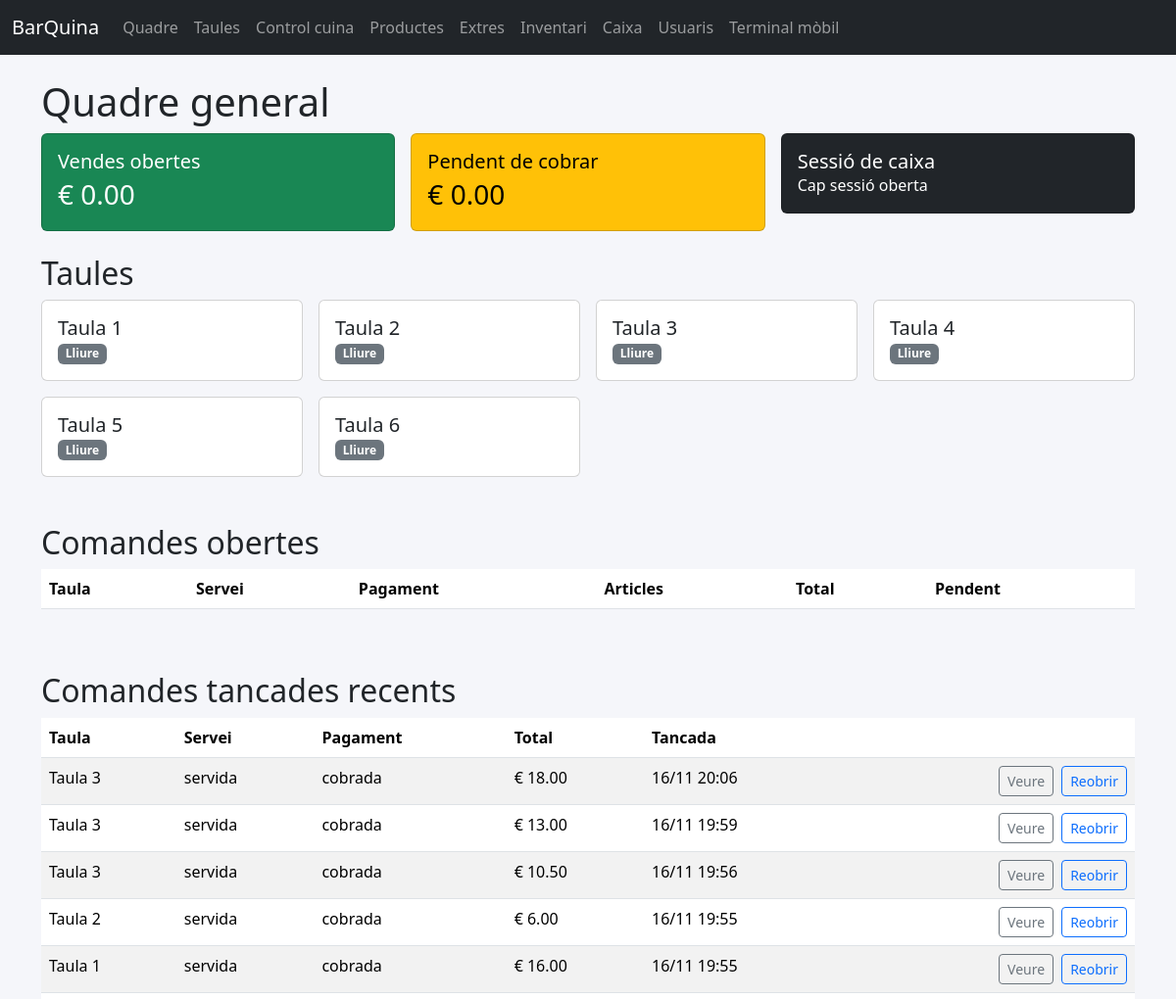
The app's page / (upper part), older data.
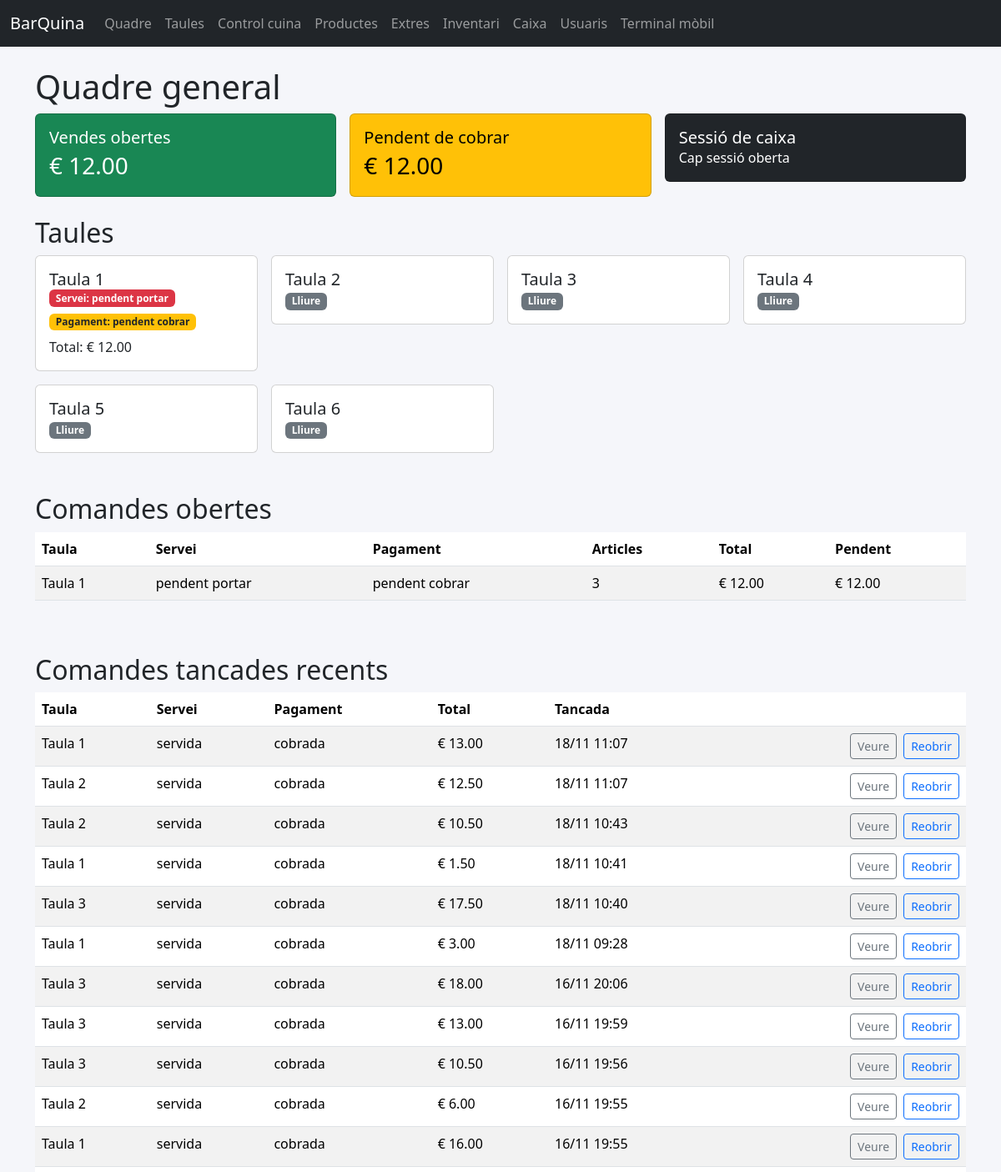
The same page, newer data.
### app/models.py (models this page shows, shortened)
class Table(db.Model):
    __tablename__ = "tables"
    id = db.Column(db.Integer, primary_key=True)
    name = db.Column(db.String(50), unique=True, nullable=False)
    seats = db.Column(db.Integer, default=4)
    orders = db.relationship("Order", back_populates="table", cascade="all, delete-orphan")

class Order(db.Model):
    __tablename__ = "orders"
    id = db.Column(db.Integer, primary_key=True)
    table_id = db.Column(db.Integer, db.ForeignKey("tables.id"), nullable=False)
    created_by_id = db.Column(db.Integer, db.ForeignKey("staff_users.id"))
    status = db.Column(db.String(32), default=FulfillmentStatus.PENDING_DELIVERY.value, nullable=False)
    fulfillment_status = db.Column(
        db.Enum(FulfillmentStatus), default=FulfillmentStatus.PENDING_DELIVERY, nullable=False
    )
    payment_status = db.Column(db.Enum(PaymentStatus), default=PaymentStatus.PENDING_PAYMENT, nullable=False)
    notes = db.Column(db.Text)
    created_at = db.Column(db.DateTime, default=datetime.utcnow)
    updated_at = db.Column(db.DateTime, default=datetime.utcnow, onupdate=datetime.utcnow)
    table = db.relationship("Table", back_populates="orders")
    created_by = db.relationship("StaffUser", back_populates="orders")
    items = db.relationship("OrderItem", back_populates="order", cascade="all, delete-orphan")
    payments = db.relationship("Payment", back_populates="order", cascade="all, delete-orphan")
    def subtotal(self) -> float:
        return sum(item.line_total() for item in self.items)
    def paid_total(self) -> float:
        return sum(payment.amount for payment in self.payments)
    def outstanding_total(self) -> float:
        return max(self.subtotal() - self.paid_total(), 0.0)
    @property
    def is_closed(self) -> bool:
        return self.fulfillment_status == FulfillmentStatus.SERVED and self.payment_status == PaymentStatus.PAID

class OrderItem(db.Model):
    __tablename__ = "order_items"
    id = db.Column(db.Integer, primary_key=True)
    order_id = db.Column(db.Integer, db.ForeignKey("orders.id"), nullable=False)
    product_id = db.Column(db.Integer, db.ForeignKey("products.id"), nullable=False)
    quantity = db.Column(db.Integer, default=1)
    unit_price = db.Column(db.Float, nullable=False)
    status = db.Column(db.Enum(OrderItemStatus), default=OrderItemStatus.PENDING, nullable=False)
    notes = db.Column(db.String(120))
    order = db.relationship("Order", back_populates="items")
    product = db.relationship("Product", back_populates="order_items")
    payment_links = db.relationship("PaymentItem", back_populates="order_item", cascade="all, delete-orphan")
    extras = db.relationship("OrderItemExtra", back_populates="order_item", cascade="all, delete-orphan")
    def line_total(self) -> float:
        base_total = self.quantity * self.unit_price
        extras_total = sum(extra.price_delta * extra.quantity for extra in self.extras)
        return round(base_total + extras_total, 2)

class OrderItemExtra(db.Model):
    __tablename__ = "order_item_extras"
    id = db.Column(db.Integer, primary_key=True)
    order_item_id = db.Column(db.Integer, db.ForeignKey("order_items.id"), nullable=False)
    extra_id = db.Column(db.Integer, db.ForeignKey("extras.id", ondelete="SET NULL"))
    label = db.Column(db.String(80), nullable=False)
    price_delta = db.Column(db.Float, nullable=False)
    quantity = db.Column(db.Integer, nullable=False, default=1)
    order_item = db.relationship("OrderItem", back_populates="extras")
    extra = db.relationship("Extra")

### app/blueprints/dashboard/routes.py (the view)
@bp.route("/")
def home():
    tables = Table.query.order_by(Table.name).all()
    open_orders = (
        Order.query.filter(
            or_(
                Order.fulfillment_status != FulfillmentStatus.SERVED,
                Order.payment_status != PaymentStatus.PAID,
            )
        )
        .order_by(Order.created_at.desc())
        .all()
    )
    closed_orders = (
        Order.query.filter(
            and_(
                Order.fulfillment_status == FulfillmentStatus.SERVED,
                Order.payment_status == PaymentStatus.PAID,
            )
        )
        .order_by(Order.updated_at.desc())
        .limit(20)
        .all()
    )
    active_session = CashSession.query.filter_by(is_open=True).order_by(CashSession.id.desc()).first()
    totals = {
        "sales": sum(order.subtotal() for order in open_orders),
        "pending": sum(order.outstanding_total() for order in open_orders),
    }
    return render_template(
        "dashboard.html",
        tables=tables,
        open_orders=open_orders,
        active_session=active_session,
        closed_orders=closed_orders,
        totals=totals,
        fulfillment_status_enum=FulfillmentStatus,
        payment_status_enum=PaymentStatus,
    )

### app/models.py (called while the page is built)
    @property
    def label(self) -> str:
        return self.value.replace("_", " ")

    @property
    def label(self) -> str:
        return self.value.replace("_", " ")

### app/templates/dashboard.html (shortened to what the changed rows need)
{% extends "base.html" %}
{% block content %}
<h1>Quadre general</h1>
<div class="row g-3 mb-4">
    <div class="col-md-4">
        <div class="card text-bg-success">
            <div class="card-body">
                <h5 class="card-title">Vendes obertes</h5>
                <p class="card-text fs-3">€ {{ '%.2f'|format(totals.sales) }}</p>
            </div>
        </div>
    </div>
    <div class="col-md-4">
        <div class="card text-bg-warning">
            <div class="card-body">
                <h5 class="card-title">Pendent de cobrar</h5>
                <p class="card-text fs-3">€ {{ '%.2f'|format(totals.pending) }}</p>
            </div>
        </div>
    </div>
</div>
<h2>Taules</h2>
<div class="row g-3">
    {% for table in tables %}
    <div class="col-sm-6 col-md-4 col-lg-3">
        <a class="card text-decoration-none" href="{{ url_for('orders.table_detail', table_id=table.id) }}">
            <div class="card-body">
                <h5>{{ table.name }}</h5>
                {% set active_orders = table.orders|rejectattr('is_closed')|list %}
                {% set order = active_orders[-1] if active_orders else None %}
                {% if order %}
                    <div class="d-flex flex-wrap gap-2 mb-2">
                        <span class="badge {% if order.fulfillment_status == fulfillment_status_enum.SERVED %}bg-success{% else %}bg-danger{% endif %}">
                            Servei: {{ order.fulfillment_status.label }}
                        </span>
                        <span class="badge {% if order.payment_status == payment_status_enum.PAID %}bg-success{% else %}bg-warning text-dark{% endif %}">
                            Pagament: {{ order.payment_status.label }}
                        </span>
                    </div>
                    <p class="mb-0">Total: € {{ '%.2f'|format(order.subtotal()) }}</p>
                {% else %}
                    <span class="badge bg-secondary">Lliure</span>
                {% endif %}
            </div>
        </a>
    </div>
    {% endfor %}
</div>
<h2 class="mt-5">Comandes obertes</h2>
<div class="table-responsive">
<table class="table table-striped table-clickable">
    <thead>
        <tr>
            <th>Taula</th>
            <th>Servei</th>
            <th>Pagament</th>
            <th>Articles</th>
            <th>Total</th>
            <th>Pendent</th>
        </tr>
    </thead>
    <tbody>
        {% for order in open_orders %}
        {% set delivered = order.fulfillment_status == fulfillment_status_enum.SERVED %}
        {% set row_class = 'order-row-served' if delivered else 'order-row-pending' %}
        <tr class="js-order-row {{ row_class }}" data-href="{{ url_for('orders.table_detail', table_id=order.table_id, order_id=order.id) }}" role="button" tabindex="0">
            <td>{{ order.table.name }}</td>
            <td>{{ order.fulfillment_status.label }}</td>
            <td>{{ order.payment_status.label }}</td>
            <td>{{ order.items|length }}</td>
            <td>€ {{ '%.2f'|format(order.subtotal()) }}</td>
            <td>€ {{ '%.2f'|format(order.outstanding_total()) }}</td>
        </tr>
        {% endfor %}
    </tbody>
</table>
</div>
<h2 class="mt-5">Comandes tancades recents</h2>
<div class="table-responsive">
<table class="table table-striped">
    <thead>
        <tr>
            <th>Taula</th>
            <th>Servei</th>
            <th>Pagament</th>
            <th>Total</th>
            <th>Tancada</th>
            <th></th>
        </tr>
    </thead>
    <tbody>
        {% for order in closed_orders %}
        <tr>
            <td>{{ order.table.name }}</td>
            <td>{{ order.fulfillment_status.label }}</td>
            <td>{{ order.payment_status.label }}</td>
            <td>€ {{ '%.2f'|format(order.subtotal()) }}</td>
            <td>{{ order.updated_at.strftime('%d/%m %H:%M') if order.updated_at else '-' }}</td>
            <td class="text-end">
                <div class="d-flex gap-2 justify-content-end">
                    <a class="btn btn-sm btn-outline-secondary" href="{{ url_for('orders.table_detail', table_id=order.table_id, order_id=order.id) }}">Veure</a>
                    <form method="post" action="{{ url_for('orders.update_order_status', order_id=order.id) }}">
                        <button class="btn btn-sm btn-outline-primary" type="submit">Reobrir</button>
                    </form>
                </div>
            </td>
        </tr>
        {% else %}
        <tr><td colspan="6" class="text-center text-muted">No hi ha comandes tancades recents.</td></tr>
        {% endfor %}
    </tbody>
</table>
</div>
{% endblock %}

Row changes from the older to the newer data that the page shows:
computed for Table "Taula 1": text "Lliure" → "Servei: Pagament: Total: €"
added Order: fulfillment_status.label "pendent portar", payment_status.label "pendent cobrar", table.name "Taula 1", items|length "3", shown under "Comandes obertes"
added OrderItem: subtotal "12.00", outstanding_total "12.00"
added Order: table.name "Taula 1", fulfillment_status.label "servida", payment_status.label "cobrada", updated_at "18/11 11:07", shown under "Comandes tancades recents"
added OrderItem: subtotal "13.00"
added Order: table.name "Taula 2", fulfillment_status.label "servida", payment_status.label "cobrada", updated_at "18/11 11:07", shown under "Comandes tancades recents"
added OrderItem: subtotal "12.50"
added Order: table.name "Taula 2", fulfillment_status.label "servida", payment_status.label "cobrada", updated_at "18/11 10:43", shown under "Comandes tancades recents"
added OrderItem: subtotal "10.50"
added Order: table.name "Taula 1", fulfillment_status.label "servida", payment_status.label "cobrada", updated_at "18/11 10:41", shown under "Comandes tancades recents"
added OrderItem: subtotal "1.50"
added Order: table.name "Taula 3", fulfillment_status.label "servida", payment_status.label "cobrada", updated_at "18/11 10:40", shown under "Comandes tancades recents"
added OrderItem: subtotal "17.50"
added Order: table.name "Taula 1", fulfillment_status.label "servida", payment_status.label "cobrada", updated_at "18/11 09:28", shown under "Comandes tancades recents"
added OrderItem: subtotal "3.00"
Text that changed along with them:
{{ '%.2f'|format(totals.sales) }}: "0.00" → "12.00"
{{ '%.2f'|format(totals.pending) }}: "0.00" → "12.00"
